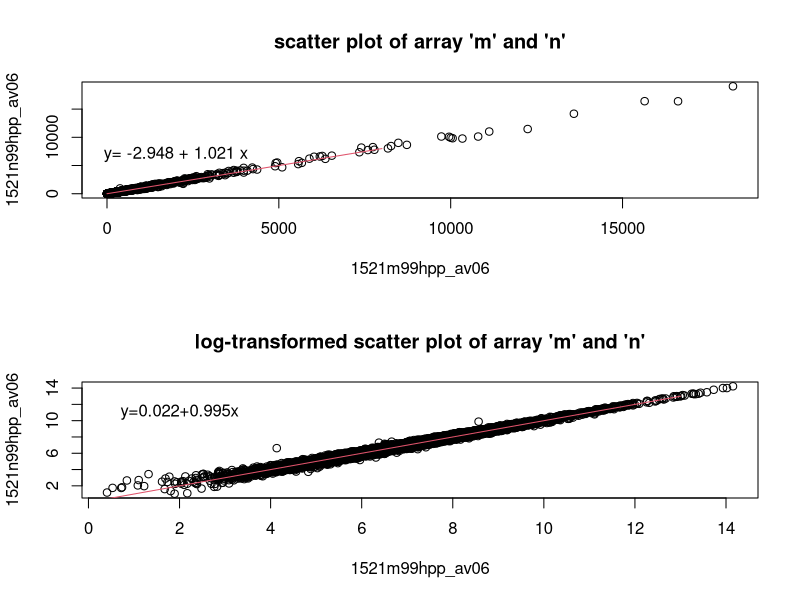

Recreate this plot in R.
# Scatter Plot
data <- read.delim("a1_expression.txt", row.names=1)

# 設定圖為兩列一行
par(mfrow = c(2,1)) ## par: specify graph parameters before figure is plotted
plot(data[, 1], data[, 2], xlab = "1521m99hpp_av06", ylab = "1521n99hpp_av06")

# 第一個參數 c(0, 8000) — 這條線兩個端點的 x 座標
# 第二個參數 c(0, 8000) — 這條線兩個端點的 y 座標
lines(c(0, 8000), c(0, 8000), col = 2) ## col (color of the line)

# lm() : fit a linear model
# data[,2] ~ data[,1] — 這是 R 的公式（formula）寫法，波浪號 ~ 讀作「被…解釋」或「對應到」
# ~ 左邊是應變數（反應變數，y）：第 2 欄
# ~ 右邊是自變數（解釋變數，x）：第 1 欄
# 所以整句的意思是：用第 1 欄去預測第 2 欄，配適出一條直線 y = 截距 + 斜率 ×
## 這正好對應到你前面畫的散佈圖（x 是第 1 欄、y 是第 2 欄），lm 在幫你找出最能貫穿這些點的那條「最佳配適直線」
##（用最小平方法，讓所有點到線的垂直距離平方和最小）。
a <- lm(data[,2] ~ data[,1]) 

text(2000, 7000, paste("y=", round(a[[1]][1], 3), "+", 
                       round(a[[1]][2], 3), "x", sep=" "))

title("scatter plot of array 'm' and 'n'")

### log2 transformation ###
plot(log2(data[,1]), log2(data[,2]),
     xlab="1521m99hpp_av06", ylab="1521n99hpp_av06")

lines(c(0, 13), c(0, 13), col=2)

a <- lm(log2(data[,2])~log2(data[,1]))

text(2, 11, paste("y=", round(a[[1]][1], 3), "+", round(a[[1]][2], 3), "x", sep=""))

title("log-transformed scatter plot of array 'm' and 'n'")
